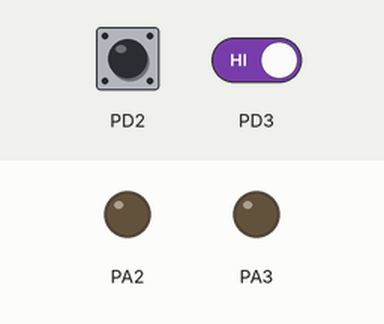
Simulated run of this program. Board: ATmega32, built with avr-gcc and emulated at 8 MHz. On the bench: output pins drawn as LEDs (lit = HIGH). The test bench sets the inputs (shaded band); at power-on: PD2 HIGH, PD3 HIGH.

Above: at 1.2 s.
1.3 s: PD2 pulled LOW for 0.15 s
At 1.37 s:
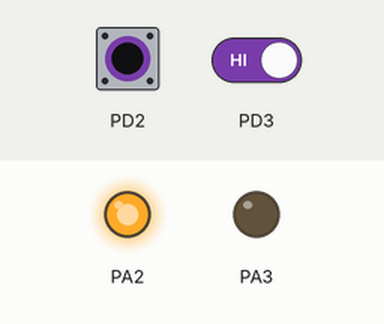
2.9 s: PD3 driven LOW
At 4.1 s:
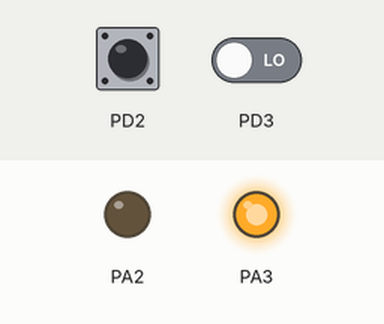
4.4 s: PD2 pulled LOW for 1 s
At 5.2 s:
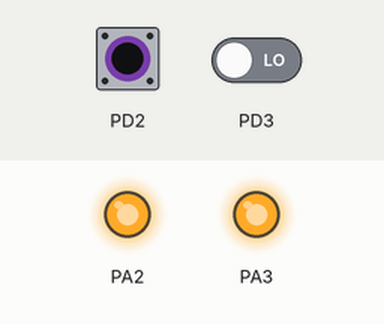
6.9 s: PD2 pulled LOW for 3.2 s
At 10.8 s:
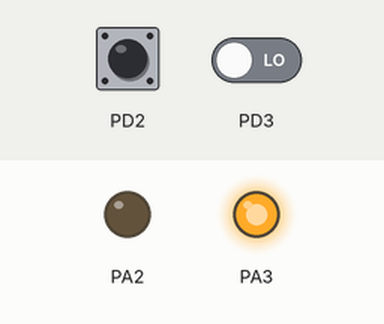
11.6 s: PD3 driven HIGH
At 11.9 s:
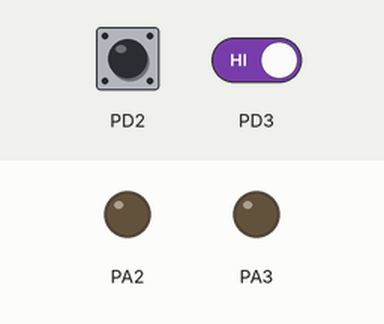
Timing chart, 0 to 14.1 s (numbered marks = the images above; inputs shaded):
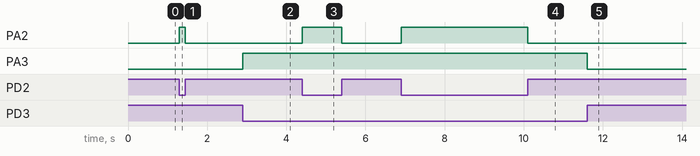

Measured:
- after the input at 1.3 s, PA2: LOW → HIGH at once, → LOW 0.15 s later
- after the input at 2.9 s, PA3: LOW → HIGH at once
- after the input at 4.4 s, PA2: LOW → HIGH at once, → LOW 1.0 s later
- after the input at 6.9 s, PA2: LOW → HIGH at once, → LOW 3.2 s later
- after the input at 11.6 s, PA3: HIGH → LOW at once

The program:

main.c
```c
/*
 * main.c
 *
 *  Created on: Aug 22, 2021
 *      Author: AbdElRahman
 */
#include "LIB/Datatypes.h"
#include "LIB/Bit_Operations.h"
#include <util/delay.h>

#include "MCAL/DIO/DIO_Interface.h"
#include "MCAL/GIE/GIE_Interface.h"
#include "MCAL/EXTI/EXTI_Interface.h"
#include "MCAL/EXTI/EXTI_Config.h"
#include "MCAL/EXTI/EXTI_Private.h"
u8 toggle1 = 1;
u8 toggle2 = 1;
void EXTI0_Task(void){
	if(toggle1 == 1){
		DIO_VidSetPinValue(Port_A,Pin_2,high);
		toggle1 ^=1;
	}
	else
	{
		DIO_VidSetPinValue(Port_A,Pin_2,low);
				toggle1 ^=1;
	}
}
void EXTI1_Task(void){
	if(toggle2 == 1){
			DIO_VidSetPinValue(Port_A,Pin_3,high);
			toggle2 ^=1;
		}
		else
		{
			DIO_VidSetPinValue(Port_A,Pin_3,low);
					toggle2 ^=1;
		}
}


void main(void){
	/*Forcing Contact Between "EXTI_Task"s Function and The Pointers to Functions*/
	EXTI0_CallBack(EXTI0_Task);
	EXTI1_CallBack(EXTI1_Task);
	/*Blink LED*/
	DIO_VidSetPinDirection(Port_A,Pin_2,output);
	DIO_VidSetPinDirection(Port_A,Pin_3,output);
	DIO_VidSetPinDirection(Port_D,Pin_2,input); /*INT0 Pin*/
	DIO_VidSetPinValue(Port_D,Pin_2,high); /*Internal Pull-up Resistor*/
	DIO_VidSetPinDirection(Port_D,Pin_3,input); /*INT1 Pin*/
	DIO_VidSetPinValue(Port_D,Pin_3,high); /*Internal Pull-up Resistor*/
	GIE_VidEnable(); /*Global Interrupt Enable*/
	EXTI0_VidIntInit(); /*Falling Edge Config*/
	EXTI1_VidIntInit();	/*Falling Edge Config*/

	while(1){

	}/*End of Super Loop*/
}/*End of main*/
```

GIE_Interface.h
```c
#ifndef _GIE_INTERFACE_H_
#define _GIE_INTERFACE_H_


/*GIE Enable*/

void GIE_VidEnable(void);

/*GIE Disable*/

void GIE_VidDisable(void);


#endif /*_GIE_INTERFACE_H_*/
```

GIE_Program.c
```c
#include "LIB/Bit_Operations.h"
#include "LIB/Datatypes.h"

#include "GIE_Interface.h"
#include "GIE_Private.h"

/*GIE Enable*/

void GIE_VidEnable(void){
	Set_Bit(SREG,SREG_I_BIT);
}

/*GIE Disable*/

void GIE_VidDisable(void){
	CLR_Bit(SREG,SREG_I_BIT);
}
```

DIO_Interface.h
```c
#ifndef DIO_INTERFACE_H_
#define DIO_INTERFACE_H_

typedef enum {
	input,
	output,
	Port_A,
	Port_B,
	Port_C,
	Port_D,
	low = 0,
	high
}enut_DIO;

					/********************set pin**********************/
void DIO_VidSetPinValue(u8 Copy_u8Port, u8 Copy_u8PinNumber, u8 Copy_u8State );

void DIO_VidSetPinDirection(u8 Copy_u8Port, u8 Copy_u8PinNumber,u8 Copy_u8PinDirection);

void DIO_VidGetPinValue(u8 Copy_u8Port, u8 Copy_u8PinNumber, u8* Copy_Pu8PinValue);

					/********************set port**********************/

void DIO_VidSetPortVal(u8 Copy_u8Port, u8 Copy_u8State);

void DIO_VidSetPortDirection(u8 Copy_u8Port, u8 Copy_u8Direction);

void DIO_VidGetPortValue(u8 Copy_u8Port, u8* Copy_Pu8Value);


#endif /*DIO_INTERFACE_H_*/
```

DIO_Private.h
```c
#ifndef	__DIO_PRIVATE__
#define	__DIO_PRIVATE__


/************  PORT A *************/
#define PORTA    *((volatile u8 *)0x3B)
#define DDRA     *((volatile u8 *)0x3A)
#define PINA      *((volatile u8 *)0x39)
/************  PORT B *************/
#define PORTB    *((volatile u8*)0x38)
#define DDRB     *((volatile u8*)0x37)
#define PINB      *((volatile u8*)0x36)
/************  PORT C *************/
#define PORTC    *((volatile u8*)0x35)
#define DDRC     *((volatile u8*)0x34)
#define PINC      *((volatile u8*)0x33)
/************  PORT D *************/
#define PORTD   *((volatile u8*)0x32)
#define DDRD    *((volatile u8*)0x31)
#define PIND     *((volatile u8*)0x30)

#endif	/*__DIO_PRIVATE__*/
```

DIO_Program.c
```c
#include "LIB/Datatypes.h"
#include "LIB/Bit_Operations.h"
#include "DIO_Private.h"
#include "DIO_Interface.h"


/*-------------------------------------------------------------------------------------------------------------------------*/
								/**************************set pin*****************************/
/*-------------------------------------------------------------------------------------------------------------------------*/


void DIO_VidSetPinValue(u8 Copy_u8Port, u8 Copy_u8PinNumber, u8 Copy_u8State ){

	/****************** set pin as input***********************/
	if(Copy_u8State == low){
		switch (Copy_u8Port) {
			case (Port_A) : CLR_Bit(PORTA,Copy_u8PinNumber);break;
			case (Port_B) : CLR_Bit(PORTB,Copy_u8PinNumber);break;
			case (Port_C) : CLR_Bit(PORTC,Copy_u8PinNumber);break;
			case (Port_D) : CLR_Bit(PORTD,Copy_u8PinNumber);break;
		}
	}
	/****************** set pin as output***********************/
	else if(Copy_u8State == high){
		switch (Copy_u8Port) {
			case (Port_A) : Set_Bit(PORTA,Copy_u8PinNumber);break;
			case (Port_B) : Set_Bit(PORTB,Copy_u8PinNumber);break;
			case (Port_C) : Set_Bit(PORTC,Copy_u8PinNumber);break;
			case (Port_D) : Set_Bit(PORTD,Copy_u8PinNumber);break;
		}
	}
}

void DIO_VidSetPinDirection(u8 Copy_u8Port, u8 Copy_u8PinNumber,u8 Copy_u8PinDirection)
{
	/****************** set pin as input***********************/
	if(Copy_u8PinDirection == input){
		switch (Copy_u8Port) {
			case (Port_A) : CLR_Bit(DDRA,Copy_u8PinNumber);break;
			case (Port_B) : CLR_Bit(DDRB,Copy_u8PinNumber);break;
			case (Port_C) : CLR_Bit(DDRC,Copy_u8PinNumber);break;
			case (Port_D) : CLR_Bit(DDRD,Copy_u8PinNumber);break;
		}
	}
	/****************** set pin as output***********************/
	else if(Copy_u8PinDirection == output){
		switch (Copy_u8Port) {
			case (Port_A) : Set_Bit(DDRA,Copy_u8PinNumber);break;
			case (Port_B) : Set_Bit(DDRB,Copy_u8PinNumber);break;
			case (Port_C) : Set_Bit(DDRC,Copy_u8PinNumber);break;
			case (Port_D) : Set_Bit(DDRD,Copy_u8PinNumber);break;
		}
	}
}


void DIO_VidGetPinValue(u8 Copy_u8Port, u8 Copy_u8PinNumber, u8* Copy_Pu8PinValue)
{
	/****************** set pin as input***********************/
		switch (Copy_u8Port) {
			case (Port_A) : *Copy_Pu8PinValue = Get_Bit(PINA,Copy_u8PinNumber);break;
			case (Port_B) : *Copy_Pu8PinValue = Get_Bit(PINB,Copy_u8PinNumber);break;
			case (Port_C) : *Copy_Pu8PinValue = Get_Bit(PINC,Copy_u8PinNumber);break;
			case (Port_D) : *Copy_Pu8PinValue = Get_Bit(PIND,Copy_u8PinNumber);break;
		}
}


/*---------------------------------------------------------------------------------------------------------------------------------*/
									/************************set port************************/
/*---------------------------------------------------------------------------------------------------------------------------------*/


void DIO_VidSetPortVal(u8 Copy_u8Port, u8 Copy_u8State){

	/****************** set Port as High***********************/
	if(Copy_u8State == low){
		switch (Copy_u8Port) {
			case (Port_A) : PORTA = 0x00;break;
			case (Port_B) : PORTB = 0x00;break;
			case (Port_C) : PORTC = 0x00;break;
			case (Port_D) : PORTD = 0x00;break;
		}
	}

	/****************** set Port as Low***********************/
	else if(Copy_u8State == high){
		switch (Copy_u8Port) {
			case (Port_A) : PORTA = 0xff;break;
			case (Port_B) : PORTB = 0xff;break;
			case (Port_C) : PORTC = 0xff;break;
			case (Port_D) : PORTD = 0xff;break;
		}
	}
}

void DIO_VidSetPortDirection(u8 Copy_u8Port, u8 Copy_u8Direction)
{
	/****************** set Port as input***********************/
	if(Copy_u8Direction == input){
		switch (Copy_u8Port) {
			case (Port_A) : DDRA = 0x00 ;break;
			case (Port_B) : DDRB = 0x00 ;break;
			case (Port_C) : DDRC = 0x00 ;break;
			case (Port_D) : DDRD = 0x00 ;break;
		}
	}

	/****************** set Port as output***********************/
	else if(Copy_u8Direction == output){
		switch (Copy_u8Port) {
			case (Port_A) : DDRA = 0xff ;break;
			case (Port_B) : DDRB = 0xff ;break;
			case (Port_C) : DDRC = 0xff ;break;
			case (Port_D) : DDRD = 0xff ;break;
		}
	}
}

void DIO_VidGetPortValue(u8 Copy_u8Port, u8* Copy_Pu8Value)
{
	switch (Copy_u8Port) {
		case (Port_A) : *Copy_Pu8Value = PINA; break;
		case (Port_B) : *Copy_Pu8Value = PINB; break;
		case (Port_C) : *Copy_Pu8Value = PINC; break;
		case (Port_D) : *Copy_Pu8Value = PIND; break;
	}
}
```

Bit_Operations.h
```c
#ifndef  __BIT_OP__
#define __BIT_OP__

#define CLR_Bit(Var,Bit_No) (Var)&=(~(1<<Bit_No))
#define Set_Bit(Var,Bit_No) (Var)|=(1<<Bit_No)
#define Toggle_Bit(Var,Bit_No) (Var)^=(1<<Bit_No)
#define Get_Bit(Var,Bit_NO) ((Var>>Bit_NO)&1)


#endif
```

Datatypes.h
```c
/*
	standard data types
	abdelrahman ramzi
*/
#ifndef DATATYPES_H_
#define DATATYPES_H_


typedef unsigned char u8;
typedef signed char s8;
typedef unsigned  short int u16;
typedef signed short int  s16;
typedef unsigned long int  u32;
typedef signed long int s32;
typedef float f32;
typedef double f64;
typedef long double f128;


#endif /*DATATYPES_H_*/
```

Bit_Operations.h
```c
#ifndef  __BIT_OP__
#define __BIT_OP__

#define CLR_Bit(Var,Bit_No) (Var)&=(~(1<<Bit_No))
#define Set_Bit(Var,Bit_No) (Var)|=(1<<Bit_No)
#define Toggle_Bit(Var,Bit_No) (Var)^=(1<<Bit_No)
#define Get_Bit(Var,Bit_NO) ((Var>>Bit_NO)&1)


#endif
```

Datatypes.h
```c
/*
	standard data types
	abdelrahman ramzi
*/
#ifndef DATATYPES_H_
#define DATATYPES_H_


typedef unsigned char u8;
typedef signed char s8;
typedef unsigned  short int u16;
typedef signed short int  s16;
typedef unsigned long int  u32;
typedef signed long int s32;
typedef float f32;
typedef double f64;
typedef long double f128;


#endif /*DATATYPES_H_*/
```

DIO_Interface.h
```c
#ifndef DIO_INTERFACE_H_
#define DIO_INTERFACE_H_

typedef enum {
	input,
	output,
	Port_A,
	Port_B,
	Port_C,
	Port_D,
	low = 0,
	high,
	Pin_0 =0,
	Pin_1,
	Pin_2,
	Pin_3,
	Pin_4,
	Pin_5,
	Pin_6,
	Pin_7

}enut_DIO;

					/********************set pin**********************/
void DIO_VidSetPinValue(u8 Copy_u8Port, u8 Copy_u8PinNumber, u8 Copy_u8State );

void DIO_VidSetPinDirection(u8 Copy_u8Port, u8 Copy_u8PinNumber,u8 Copy_u8PinDirection);

void DIO_VidGetPinValue(u8 Copy_u8Port, u8 Copy_u8PinNumber, u8* Copy_Pu8PinValue);

					/********************set port**********************/

void DIO_VidSetPortVal(u8 Copy_u8Port, u8 Copy_u8Val);

void DIO_VidSetPortDirection(u8 Copy_u8Port, u8 Copy_u8Direction);

void DIO_VidGetPortValue(u8 Copy_u8Port, u8* Copy_Pu8Value);


#endif /*DIO_INTERFACE_H_*/
```

DIO_Private.h
```c
#ifndef	__DIO_PRIVATE__
#define	__DIO_PRIVATE__


/************  PORT A *************/
#define PORTA    *((volatile u8 *)0x3B)
#define DDRA     *((volatile u8 *)0x3A)
#define PINA      *((volatile u8 *)0x39)
/************  PORT B *************/
#define PORTB    *((volatile u8*)0x38)
#define DDRB     *((volatile u8*)0x37)
#define PINB      *((volatile u8*)0x36)
/************  PORT C *************/
#define PORTC    *((volatile u8*)0x35)
#define DDRC     *((volatile u8*)0x34)
#define PINC      *((volatile u8*)0x33)
/************  PORT D *************/
#define PORTD   *((volatile u8*)0x32)
#define DDRD    *((volatile u8*)0x31)
#define PIND     *((volatile u8*)0x30)

#endif	/*__DIO_PRIVATE__*/
```

DIO_Program.c
```c
#include "../LIB/Datatypes.h"
#include "../LIB/Bit_Operations.h"
#include "DIO_Private.h"
#include "DIO_Interface.h"


/*-------------------------------------------------------------------------------------------------------------------------*/
								/**************************set pin*****************************/
/*-------------------------------------------------------------------------------------------------------------------------*/


void DIO_VidSetPinValue(u8 Copy_u8Port, u8 Copy_u8PinNumber, u8 Copy_u8State ){

	/****************** set pin as input***********************/
	if(Copy_u8State == low){
		switch (Copy_u8Port) {
			case (Port_A) : CLR_Bit(PORTA,Copy_u8PinNumber);break;
			case (Port_B) : CLR_Bit(PORTB,Copy_u8PinNumber);break;
			case (Port_C) : CLR_Bit(PORTC,Copy_u8PinNumber);break;
			case (Port_D) : CLR_Bit(PORTD,Copy_u8PinNumber);break;
		}
	}
	/****************** set pin as output***********************/
	else if(Copy_u8State == high){
		switch (Copy_u8Port) {
			case (Port_A) : Set_Bit(PORTA,Copy_u8PinNumber);break;
			case (Port_B) : Set_Bit(PORTB,Copy_u8PinNumber);break;
			case (Port_C) : Set_Bit(PORTC,Copy_u8PinNumber);break;
			case (Port_D) : Set_Bit(PORTD,Copy_u8PinNumber);break;
		}
	}
}

void DIO_VidSetPinDirection(u8 Copy_u8Port, u8 Copy_u8PinNumber,u8 Copy_u8PinDirection)
{
	/****************** set pin as input***********************/
	if(Copy_u8PinDirection == input){
		switch (Copy_u8Port) {
			case (Port_A) : CLR_Bit(DDRA,Copy_u8PinNumber);break;
			case (Port_B) : CLR_Bit(DDRB,Copy_u8PinNumber);break;
			case (Port_C) : CLR_Bit(DDRC,Copy_u8PinNumber);break;
			case (Port_D) : CLR_Bit(DDRD,Copy_u8PinNumber);break;
		}
	}
	/****************** set pin as output***********************/
	else if(Copy_u8PinDirection == output){
		switch (Copy_u8Port) {
			case (Port_A) : Set_Bit(DDRA,Copy_u8PinNumber);break;
			case (Port_B) : Set_Bit(DDRB,Copy_u8PinNumber);break;
			case (Port_C) : Set_Bit(DDRC,Copy_u8PinNumber);break;
			case (Port_D) : Set_Bit(DDRD,Copy_u8PinNumber);break;
		}
	}
}


void DIO_VidGetPinValue(u8 Copy_u8Port, u8 Copy_u8PinNumber, u8* Copy_Pu8PinValue)
{
	/****************** set pin as input***********************/
		switch (Copy_u8Port) {
			case (Port_A) : *Copy_Pu8PinValue = Get_Bit(PINA,Copy_u8PinNumber);break;
			case (Port_B) : *Copy_Pu8PinValue = Get_Bit(PINB,Copy_u8PinNumber);break;
			case (Port_C) : *Copy_Pu8PinValue = Get_Bit(PINC,Copy_u8PinNumber);break;
			case (Port_D) : *Copy_Pu8PinValue = Get_Bit(PIND,Copy_u8PinNumber);break;
		}
}


/*---------------------------------------------------------------------------------------------------------------------------------*/
									/************************set port************************/
/*---------------------------------------------------------------------------------------------------------------------------------*/


void DIO_VidSetPortVal(u8 Copy_u8Port, u8 Copy_u8Val){

		switch (Copy_u8Port) {
			case (Port_A) : PORTA = Copy_u8Val;break;
			case (Port_B) : PORTB = Copy_u8Val;break;
			case (Port_C) : PORTC = Copy_u8Val;break;
			case (Port_D) : PORTD = Copy_u8Val;break;
		}
}


void DIO_VidSetPortDirection(u8 Copy_u8Port, u8 Copy_u8Direction)
{
	/****************** set Port as input***********************/
	if(Copy_u8Direction == input){
		switch (Copy_u8Port) {
			case (Port_A) : DDRA = 0x00 ;break;
			case (Port_B) : DDRB = 0x00 ;break;
			case (Port_C) : DDRC = 0x00 ;break;
			case (Port_D) : DDRD = 0x00 ;break;
		}
	}

	/****************** set Port as output***********************/
	else if(Copy_u8Direction == output){
		switch (Copy_u8Port) {
			case (Port_A) : DDRA = 0xff ;break;
			case (Port_B) : DDRB = 0xff ;break;
			case (Port_C) : DDRC = 0xff ;break;
			case (Port_D) : DDRD = 0xff ;break;
		}
	}
}

void DIO_VidGetPortValue(u8 Copy_u8Port, u8* Copy_Pu8Value)
{
	switch (Copy_u8Port) {
		case (Port_A) : *Copy_Pu8Value = PINA; break;
		case (Port_B) : *Copy_Pu8Value = PINB; break;
		case (Port_C) : *Copy_Pu8Value = PINC; break;
		case (Port_D) : *Copy_Pu8Value = PIND; break;
	}
}
```

Bit_Operations.h
```c
#ifndef  __BIT_OP__
#define __BIT_OP__

#define CLR_Bit(Var,Bit_No) (Var)&=(~(1<<Bit_No))
#define Set_Bit(Var,Bit_No) (Var)|=(1<<Bit_No)
#define Toggle_Bit(Var,Bit_No) (Var)^=(1<<Bit_No)
#define Get_Bit(Var,Bit_NO) ((Var>>Bit_NO)&1)


#endif
```

Datatypes.h
```c
/*
	standard data types
	abdelrahman ramzi
*/
#ifndef DATATYPES_H_
#define DATATYPES_H_


typedef unsigned char u8;
typedef signed char s8;
typedef unsigned  short int u16;
typedef signed short int  s16;
typedef unsigned long int  u32;
typedef signed long int s32;
typedef float f32;
typedef double f64;
typedef long double f128;


#endif /*DATATYPES_H_*/
```

DIO_Interface.h
```c
#ifndef DIO_INTERFACE_H_
#define DIO_INTERFACE_H_

typedef enum {
	input,
	output,
	Port_A,
	Port_B,
	Port_C,
	Port_D,
	low = 0,
	high,
	Pin_0 =0,
	Pin_1,
	Pin_2,
	Pin_3,
	Pin_4,
	Pin_5,
	Pin_6,
	Pin_7

}enut_DIO;

					/********************set pin**********************/
void DIO_VidSetPinValue(u8 Copy_u8Port, u8 Copy_u8PinNumber, u8 Copy_u8State );

void DIO_VidSetPinDirection(u8 Copy_u8Port, u8 Copy_u8PinNumber,u8 Copy_u8PinDirection);

void DIO_VidGetPinValue(u8 Copy_u8Port, u8 Copy_u8PinNumber, u8* Copy_Pu8PinValue);

					/********************set port**********************/

void DIO_VidSetPortVal(u8 Copy_u8Port, u8 Copy_u8Val);

void DIO_VidSetPortDirection(u8 Copy_u8Port, u8 Copy_u8Direction);

void DIO_VidGetPortValue(u8 Copy_u8Port, u8* Copy_Pu8Value);


#endif /*DIO_INTERFACE_H_*/
```

DIO_Private.h
```c
#ifndef	__DIO_PRIVATE__
#define	__DIO_PRIVATE__


/************  PORT A *************/
#define PORTA    *((volatile u8 *)0x3B)
#define DDRA     *((volatile u8 *)0x3A)
#define PINA      *((volatile u8 *)0x39)
/************  PORT B *************/
#define PORTB    *((volatile u8*)0x38)
#define DDRB     *((volatile u8*)0x37)
#define PINB      *((volatile u8*)0x36)
/************  PORT C *************/
#define PORTC    *((volatile u8*)0x35)
#define DDRC     *((volatile u8*)0x34)
#define PINC      *((volatile u8*)0x33)
/************  PORT D *************/
#define PORTD   *((volatile u8*)0x32)
#define DDRD    *((volatile u8*)0x31)
#define PIND     *((volatile u8*)0x30)

#endif	/*__DIO_PRIVATE__*/
```

Bit_Operations.h
```c
#ifndef  __BIT_OP__
#define __BIT_OP__

#define CLR_Bit(Var,Bit_No) (Var)&=(~(1<<Bit_No))
#define Set_Bit(Var,Bit_No) (Var)|=(1<<Bit_No)
#define Toggle_Bit(Var,Bit_No) (Var)^=(1<<Bit_No)
#define Get_Bit(Var,Bit_NO) ((Var>>Bit_NO)&1)


#endif
```

Datatypes.h
```c
/*
	standard data types
	abdelrahman ramzi
*/
#ifndef DATATYPES_H_
#define DATATYPES_H_


typedef unsigned char u8;
typedef signed char s8;
typedef unsigned  short int u16;
typedef signed short int  s16;
typedef unsigned long int  u32;
typedef signed long int s32;
typedef float f32;
typedef double f64;
typedef long double f128;


#endif /*DATATYPES_H_*/
```

DIO_Interface.h
```c
#ifndef DIO_INTERFACE_H_
#define DIO_INTERFACE_H_

typedef enum {
	input,
	output,
	Port_A,
	Port_B,
	Port_C,
	Port_D,
	low = 0,
	high,
	Pin_0 =0,
	Pin_1,
	Pin_2,
	Pin_3,
	Pin_4,
	Pin_5,
	Pin_6,
	Pin_7

}enut_DIO;

					/********************set pin**********************/
void DIO_VidSetPinValue(u8 Copy_u8Port, u8 Copy_u8PinNumber, u8 Copy_u8State );

void DIO_VidSetPinDirection(u8 Copy_u8Port, u8 Copy_u8PinNumber,u8 Copy_u8PinDirection);

void DIO_VidGetPinValue(u8 Copy_u8Port, u8 Copy_u8PinNumber, u8* Copy_Pu8PinValue);

					/********************set port**********************/

void DIO_VidSetPortVal(u8 Copy_u8Port, u8 Copy_u8Val);

void DIO_VidSetPortDirection(u8 Copy_u8Port, u8 Copy_u8Direction);

void DIO_VidGetPortValue(u8 Copy_u8Port, u8* Copy_Pu8Value);


#endif /*DIO_INTERFACE_H_*/
```

GIE_Private.h
```c
#ifndef _GIE_PRIVATE_H_
#define _GIE_PRIVATE_H_


#define  SREG	*((volatile u8*)0x5F)


#define SREG_I_BIT		7


#endif /*_GIE_PRIVATE_H_*/
```

Bit_Operations.h
```c
#ifndef  __BIT_OP__
#define __BIT_OP__

#define CLR_Bit(Var,Bit_No) (Var)&=(~(1<<Bit_No))
#define Set_Bit(Var,Bit_No) (Var)|=(1<<Bit_No)
#define Toggle_Bit(Var,Bit_No) (Var)^=(1<<Bit_No)
#define Get_Bit(Var,Bit_NO) ((Var>>Bit_NO)&1)


#endif
```

Source omitted: DIO_Program.c (4080 bytes), DIO_Private.h (698 bytes), DIO_Program.c (4080 bytes), Datatypes.h (358 bytes), Bit_Operations.h (242 bytes), Datatypes.h (374 bytes), DIO_Interface.h (805 bytes), DIO_Private.h (698 bytes), DIO_Program.c (4086 bytes), EXTI_Config.h (625 bytes), EXTI_Interface.h (260 bytes), EXTI_Private.h (694 bytes) and 16 more
